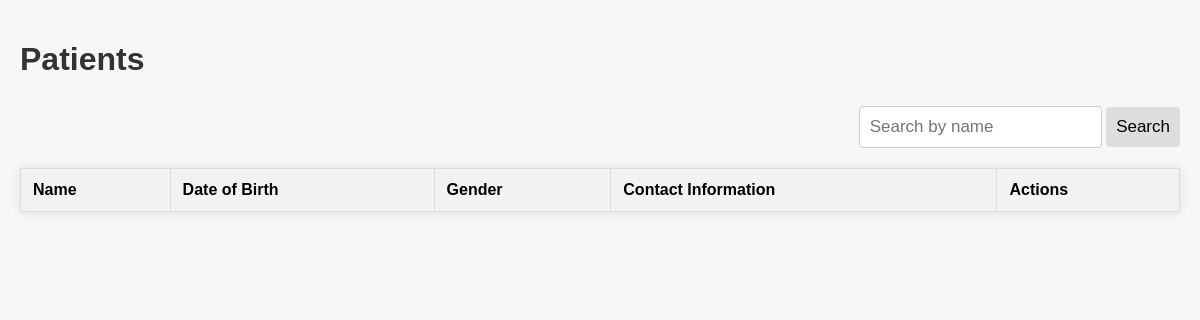
The page /patients/display on the database as committed earlier.
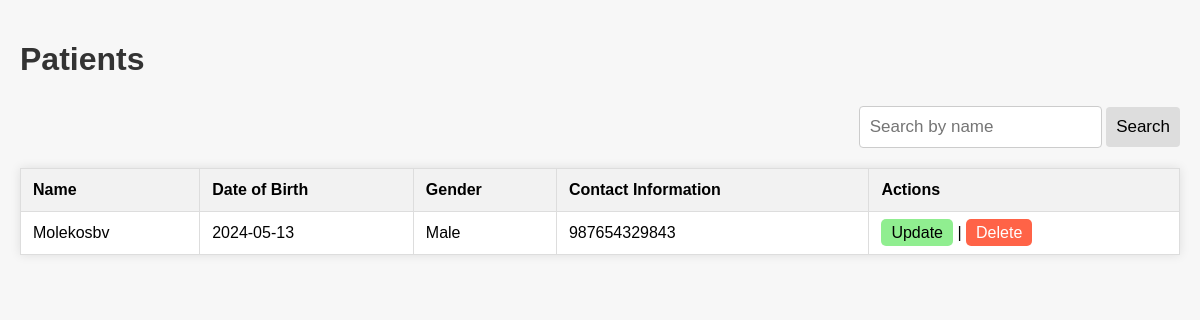
The same page on the database as committed later.
### app/models.py (models this page shows, shortened)
class Patient(Base):
  __tablename__ = 'patients'
  PatientID = Column(String, ForeignKey('users.UserID'), primary_key=True)
  Name = Column(String)
  DateOfBirth = Column(Date)
  Gender = Column(String)
  PhoneNumber = Column(Integer, unique=True)
  appointments = relationship("Appointment", backref='patient')
  prescriptions = relationship("Prescription", backref='patient')
  billings = relationship("Billing", backref='patient')

### app/api.py (the view)
@api.route('/patients/display', methods=["GET"])
def display_patients():
  patients = db_manager.get_all_patients()
  return render_template('display_patients.html', patients=patients)

### app/database.py (called while the page is built)
    def get_session(self):
        Session = sessionmaker(bind=self.engine)
        return Session()

    @contextmanager
    def get_db(self):
        db = self.get_session()
        try:
            yield db
        finally:
            db.close()

    def get_all_patients(self):
        with self.get_db() as db:
            return db.query(Patient).all()

### app/templates/display_patients.html (shortened to what this page needs)
<!DOCTYPE html>
<html lang="en">
<head>
</head>
<body>
    <h1>Patients</h1>
    <form action="/patients/search" method="GET" class="search-container">
        <input type="text" name="query" placeholder="Search by name">
        <button type="submit">Search</button>
    </form>
    <table>
        <thead>
            <tr>
                <th>Name</th>
                <th>Date of Birth</th>
                <th>Gender</th>
                <th>Contact Information</th>
                <th>Actions</th>
            </tr>
        </thead>
        <tbody>
            {% for patient in patients %}
            <tr>
                <td>{{ patient.Name }}</td>
                <td>{{ patient.DateOfBirth }}</td>
                <td>{{ patient.Gender }}</td>
                <td>{{ patient.PhoneNumber }}</td>
                <td>
                    <a href="/patients/{{ patient.PatientID }}" class="action-link update-link">Update</a> |
                    <a href="/patients/{{ patient.PatientID }}" class="action-link delete-link" data-id="{{ patient.PatientID }}">Delete</a>
                </td>
            </tr>
            {% endfor %}
        </tbody>
    </table>
</body>
</html>

### app/templates/display_patients.html (style rules this page uses)
body { font-family: Arial, sans-serif; background-color: #f7f7f7; margin: 0; padding: 20px; }
h1 { color: #333333; margin-bottom: 20px; }
table { width: 100%; border-collapse: collapse; background-color: #ffffff; box-shadow: 0 0 10px rgba(0, 0, 0, 0.1); }
th, td { border: 1px solid #dddddd; text-align: left; padding: 12px; }
th { background-color: #f2f2f2; }
.action-link { padding: 5px 10px; border-radius: 5px; text-decoration: none; color: black; }
.update-link { background-color: lightgreen; }
.delete-link { background-color: tomato; color: white; }
.search-container { margin-bottom: 20px; text-align: right; }
.search-container input[type=text] { padding: 10px; margin-top: 8px; font-size: 17px; border: 1px solid #ccc; border-radius: 4px; box-sizing: border-box; }
.search-container button { padding: 10px; margin-top: 8px; font-size: 17px; border: none; cursor: pointer; background: #ddd; border-radius: 4px; box-sizing: border-box; }

Rows that differ between the two databases and show on the page:
added Patient: Name "Molekosbv", DateOfBirth "2024-05-13", Gender "Male", PhoneNumber "987654329843"
